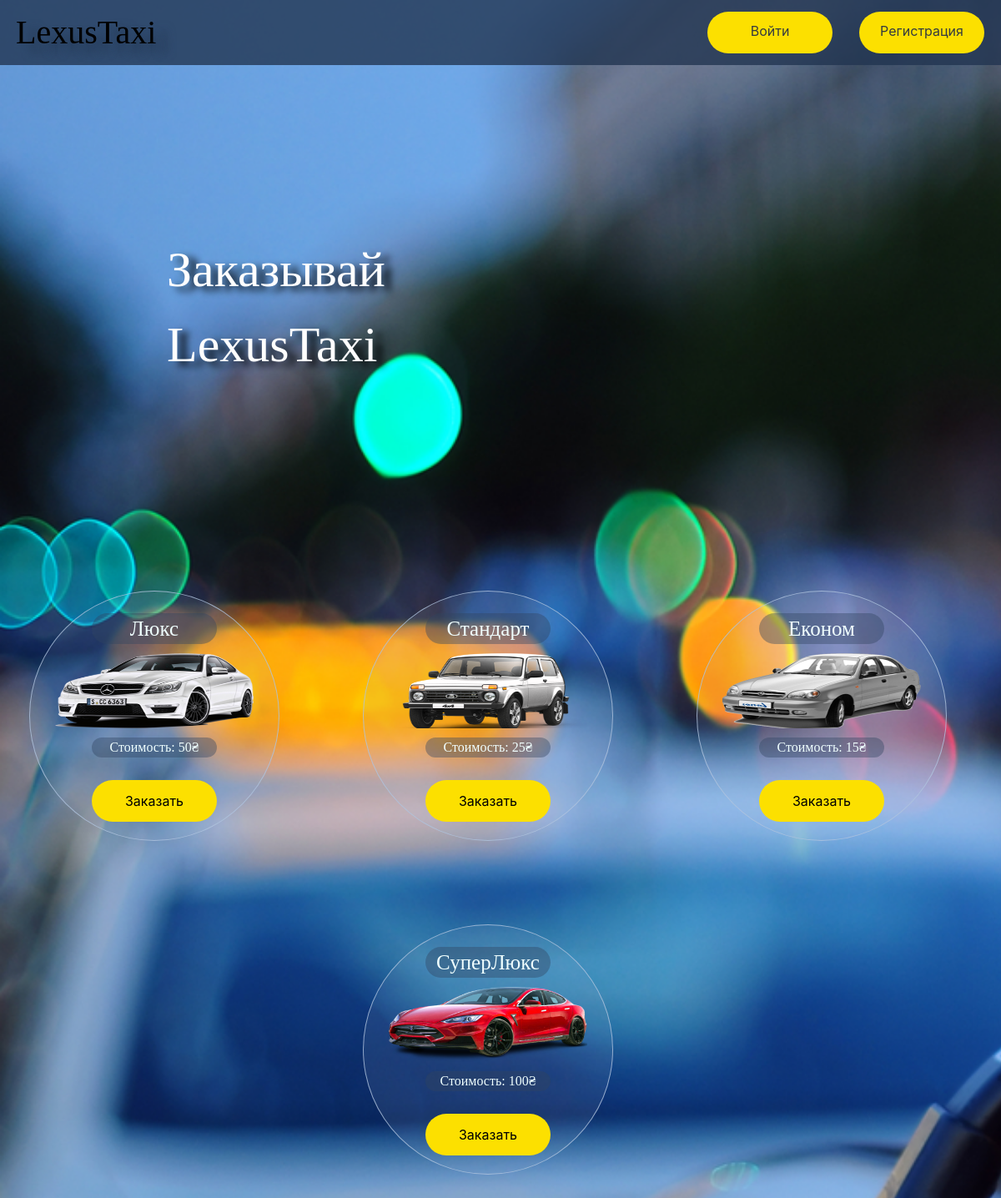
The page / on the database its author committed.
### index/models.py (models this page shows, shortened)
class Car(models.Model):
    name = models.CharField(max_length=20, help_text="Enter car name of type")
    coast_per_km = models.IntegerField(validators=[validators.validate_more_then_zero], help_text="Enter coast per km")
    img_url = models.TextField(blank=True, null=True, help_text="Enter image path")

### index/views.py (the view)
# urls.py: url(r'^$', views.index, name='authorized'),
def index(request):
    cars = Car.objects.all()
    form_auth = AuthForm()
    if request.method == "POST":
        form_auth = AuthForm(request.POST)
    form_reg = RegForm()
    if request.method == "POST":
        form_reg = RegForm(request.POST)
    if not request.POST.getlist("login", -1) == -1 and request.POST.getlist("phone_number", -1) == -1:
        if form_auth.is_valid():
            roll = Client.objects.get(login=request.POST.get("login")).roll
        else:
            roll = ''
        if roll == 'c':
            client = Client.objects.get(login=request.POST.get("login"))
            request.session['name'] = client.name
            request.session['phone_number'] = client.phone_number
            request.session['id_client'] = client.id
            return HttpResponseRedirect('/authorized/')
        elif roll == 'a':
            client = Client.objects.get(login=request.POST.get("login"))
            request.session['id_client'] = client.id
            return HttpResponseRedirect('/manager/')
        locker = 2
    elif not request.POST.getlist("phone_number", -1) == -1 and not request.POST.getlist("login", -1) == -1:
        if form_reg.is_valid():
            form_reg.save()
            return HttpResponseRedirect('/authorized/')
        locker = 1
    else:
        locker = 0
    if "_invalid_order" in request.GET:
        locker = 1
    context = {
        "form_reg": form_reg,
        "form_auth": form_auth,
        "cars_list": cars,
        "reload": locker
    }
    return render(request, 'index/index.html', context=context)

### index/templates/index/index.html (shortened to what this page needs)
{% extends "index/wrapper.html" %}
{% block content %}
{% load staticfiles %}
    <nav class="navbar navbar-expand-lg navbar-light p-1">
        <a href="/" class="navbar-brand col-3 nb">LexusTaxi</a>
        <div class="collapse navbar-collapse" id="navbarSupportedContent">
            <ul class="nav flex-nowrap col-6 justify-content-end d-flex  navbar ml-auto p-0 m-0">
                <li class="nav-item nav-link active" data-toggle="modal" data-target="#loginModal">
                    <a href="#" class="nav-link btn text-dark">Войти</a>
                </li>
                <li class="nav-item nav-link" data-toggle="modal" data-target="#regModal">
                    <a href="#" class="nav-link btn text-dark">Регистрация</a>
                </li>
            </ul>
        </div>
    </nav>
    <div class="row gbox">
        <div class="col-8 text-white loz">Заказывай<br>LexusTaxi</div>
        <div class="gbox gbox2 mt-5">
        {% for car in cars_list %}
            <form action="" class="taxi_box taxi_box_1">
                <div>{{ car.name }}</div>
                <img src={{ car.img_url }} alt="">
                <p>Стоимость: {{ car.coast_per_km }}₴</p>
                <button class="btn mb-3" data-toggle="modal" data-target="#regModal" name="_invalid_order">Заказать</button>
            </form>
        {% endfor %}
        </div>
    </div>
{% endblock %}

### index/static/css/style.css (style rules this page uses)
nav { background-color: RGB(33, 53, 80, 0.79); }
.nb { font-family: Algerian; text-shadow: 15px 10px 12px RGB(33, 53, 80); font-size: 40px; color: black !important; }
body { background-attachment: fixed; background-size: cover; }
.btn { color: black; background-color: #FCE000; border-radius: 50px; width: 150px; height: 50px; display: flex; justify-content: center; align-items: center; }

### index/static/index/style/index.css (style rules this page uses)
.loz { font-size: 60px; text-shadow: 10px 5px 10px black; font-family: calibri; }
.gbox { height: 800px; width: 100%; }
.gbox2 { display: flex; justify-content: space-around; align-items: center; flex-wrap: wrap; }
.taxi_box { height: 300px; width: 300px; background-color: RGB(176,196,222, 0.1); margin: 10px; display: flex; flex-direction: column; align-items: center; justify-content: space-around; border: 1px solid RGB(176,196,222, 0.8); border-radius: 1000px; }
.taxi_box p { font-family: cursive; background-color: RGB(49,68,95,0.4); color: azure; width: 150px; text-align: center; border-radius: 50px; }
.taxi_box div { font-size: 25px; margin: 20px 0 0 0; color: azure; font-family: cursive; background-color: RGB(49,68,95,0.4); width: 150px; text-align: center; border-radius: 50px; }
.taxi_box img { height: 30%; width: 80%; }
.gbox { margin-top: 200px !important; }

### manager/static/manager/style/manager.css (style rules this page uses)
html,body { height: 100%; }
a { color: cornflowerblue; }
.nav { padding-left: 0; margin-bottom: 0; list-style: none }
.nav > li { position: relative; display: block }
.nav > li > a { position: relative; display: block; padding: 10px 15px }

### authorized/static/authorized/style/authorized.css (style rules this page uses)
.loz { font-size: 60px; text-shadow: 10px 5px 10px black; font-family: calibri; }
.gbox { display: flex; justify-content: flex-start; align-items: center; height: 800px; width: 100%; }
.taxi_box { height: 300px; width: 300px; background-color: RGB(176, 196, 222, 0.1); margin: 10px; display: flex; flex-direction: column; align-items: center; justify-content: space-around; border: 1px solid RGB(176, 196, 222, 0.8); border-radius: 1000px; }
.taxi_box p { font-family: cursive; background-color: RGB(49, 68, 95, 0.4); color: azure; width: 150px; text-align: center; border-radius: 50px; }
.taxi_box div { font-size: 25px; margin: 20px 0 0 0; color: azure; font-family: cursive; background-color: RGB(49, 68, 95, 0.4); width: 150px; text-align: center; border-radius: 50px; }
.taxi_box img { height: 30%; width: 80%; }
.gbox2 { display: flex; justify-content: space-around; align-items: center; flex-wrap: wrap; }

### rows shown on the page
Car: name "Люкс", img_url (picture), coast_per_km "50"
Car: name "Стандарт", img_url (picture), coast_per_km "25"
Car: name "Економ", img_url (picture), coast_per_km "15"
Car: name "СуперЛюкс", img_url (picture), coast_per_km "100"
